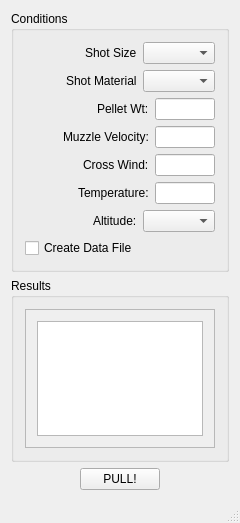
<?xml version="1.0" encoding="UTF-8"?>
<ui version="4.0">
 <class>Shotgunner</class>
 <widget class="QMainWindow" name="Shotgunner">
  <property name="geometry">
   <rect>
    <x>0</x>
    <y>0</y>
    <width>240</width>
    <height>523</height>
   </rect>
  </property>
  <property name="windowTitle">
   <string>External Ballistics Simulator</string>
  </property>
  <widget class="QWidget" name="centralWidget">
   <layout class="QVBoxLayout" name="verticalLayout_6">
    <item>
     <widget class="QGroupBox" name="groupBox">
      <property name="maximumSize">
       <size>
        <width>250</width>
        <height>16777215</height>
       </size>
      </property>
      <property name="title">
       <string>Conditions</string>
      </property>
      <layout class="QVBoxLayout" name="verticalLayout_5">
       <item>
        <layout class="QVBoxLayout" name="verticalLayout">
         <item>
          <layout class="QHBoxLayout" name="horizontalLayout">
           <item>
            <spacer name="horizontalSpacer">
             <property name="orientation">
              <enum>Qt::Horizontal</enum>
             </property>
             <property name="sizeHint" stdset="0">
              <size>
               <width>40</width>
               <height>20</height>
              </size>
             </property>
            </spacer>
           </item>
           <item>
            <widget class="QLabel" name="label">
             <property name="text">
              <string>Shot Size</string>
             </property>
            </widget>
           </item>
           <item>
            <widget class="QComboBox" name="mShotSize"/>
           </item>
          </layout>
         </item>
         <item>
          <layout class="QHBoxLayout" name="horizontalLayout_4">
           <item>
            <spacer name="horizontalSpacer_5">
             <property name="orientation">
              <enum>Qt::Horizontal</enum>
             </property>
             <property name="sizeHint" stdset="0">
              <size>
               <width>40</width>
               <height>20</height>
              </size>
             </property>
            </spacer>
           </item>
           <item>
            <widget class="QLabel" name="label_4">
             <property name="text">
              <string>Shot Material</string>
             </property>
            </widget>
           </item>
           <item>
            <widget class="QComboBox" name="mShotType"/>
           </item>
          </layout>
         </item>
         <item>
          <layout class="QHBoxLayout" name="horizontalLayout_2">
           <item>
            <spacer name="horizontalSpacer_2">
             <property name="orientation">
              <enum>Qt::Horizontal</enum>
             </property>
             <property name="sizeHint" stdset="0">
              <size>
               <width>40</width>
               <height>20</height>
              </size>
             </property>
            </spacer>
           </item>
           <item>
            <widget class="QLabel" name="label_2">
             <property name="text">
              <string>Pellet Wt:</string>
             </property>
            </widget>
           </item>
           <item>
            <widget class="QLineEdit" name="mEditWeight">
             <property name="sizePolicy">
              <sizepolicy hsizetype="Fixed" vsizetype="Fixed">
               <horstretch>0</horstretch>
               <verstretch>0</verstretch>
              </sizepolicy>
             </property>
             <property name="maximumSize">
              <size>
               <width>60</width>
               <height>16777215</height>
              </size>
             </property>
             <property name="statusTip">
              <string>Weight, in grains</string>
             </property>
            </widget>
           </item>
          </layout>
         </item>
         <item>
          <layout class="QHBoxLayout" name="horizontalLayout_3">
           <item>
            <spacer name="horizontalSpacer_3">
             <property name="orientation">
              <enum>Qt::Horizontal</enum>
             </property>
             <property name="sizeHint" stdset="0">
              <size>
               <width>40</width>
               <height>20</height>
              </size>
             </property>
            </spacer>
           </item>
           <item>
            <widget class="QLabel" name="label_3">
             <property name="text">
              <string>Muzzle Velocity:</string>
             </property>
            </widget>
           </item>
           <item>
            <widget class="QLineEdit" name="mEditVelocity">
             <property name="sizePolicy">
              <sizepolicy hsizetype="Fixed" vsizetype="Fixed">
               <horstretch>0</horstretch>
               <verstretch>0</verstretch>
              </sizepolicy>
             </property>
             <property name="maximumSize">
              <size>
               <width>60</width>
               <height>16777215</height>
              </size>
             </property>
             <property name="statusTip">
              <string>MV in fps</string>
             </property>
             <property name="text">
              <string/>
             </property>
            </widget>
           </item>
          </layout>
         </item>
         <item>
          <layout class="QHBoxLayout" name="horizontalLayout_6">
           <item>
            <spacer name="horizontalSpacer_6">
             <property name="orientation">
              <enum>Qt::Horizontal</enum>
             </property>
             <property name="sizeHint" stdset="0">
              <size>
               <width>40</width>
               <height>20</height>
              </size>
             </property>
            </spacer>
           </item>
           <item>
            <widget class="QLabel" name="label_6">
             <property name="text">
              <string>Cross Wind:</string>
             </property>
            </widget>
           </item>
           <item>
            <widget class="QLineEdit" name="mEditWind">
             <property name="sizePolicy">
              <sizepolicy hsizetype="Fixed" vsizetype="Fixed">
               <horstretch>0</horstretch>
               <verstretch>0</verstretch>
              </sizepolicy>
             </property>
             <property name="maximumSize">
              <size>
               <width>60</width>
               <height>16777215</height>
              </size>
             </property>
             <property name="statusTip">
              <string>Cross wind in mph</string>
             </property>
            </widget>
           </item>
          </layout>
         </item>
         <item>
          <layout class="QHBoxLayout" name="horizontalLayout_9">
           <item>
            <spacer name="horizontalSpacer_9">
             <property name="orientation">
              <enum>Qt::Horizontal</enum>
             </property>
             <property name="sizeHint" stdset="0">
              <size>
               <width>40</width>
               <height>20</height>
              </size>
             </property>
            </spacer>
           </item>
           <item>
            <widget class="QLabel" name="label_8">
             <property name="text">
              <string>Temperature:</string>
             </property>
            </widget>
           </item>
           <item>
            <widget class="QLineEdit" name="mEditTemp">
             <property name="sizePolicy">
              <sizepolicy hsizetype="Fixed" vsizetype="Fixed">
               <horstretch>0</horstretch>
               <verstretch>0</verstretch>
              </sizepolicy>
             </property>
             <property name="maximumSize">
              <size>
               <width>60</width>
               <height>16777215</height>
              </size>
             </property>
             <property name="statusTip">
              <string>Sight-in distance, in yards</string>
             </property>
            </widget>
           </item>
          </layout>
         </item>
         <item>
          <layout class="QHBoxLayout" name="horizontalLayout_10">
           <item>
            <spacer name="horizontalSpacer_10">
             <property name="orientation">
              <enum>Qt::Horizontal</enum>
             </property>
             <property name="sizeHint" stdset="0">
              <size>
               <width>40</width>
               <height>20</height>
              </size>
             </property>
            </spacer>
           </item>
           <item>
            <widget class="QLabel" name="label_7">
             <property name="text">
              <string>Altitude:</string>
             </property>
            </widget>
           </item>
           <item>
            <widget class="QComboBox" name="mAltitude"/>
           </item>
          </layout>
         </item>
         <item>
          <layout class="QVBoxLayout" name="verticalLayout_4">
           <item>
            <layout class="QHBoxLayout" name="horizontalLayout_8">
             <item>
              <widget class="QCheckBox" name="mCreateFile">
               <property name="statusTip">
                <string>Create a file for a spreadsheet</string>
               </property>
               <property name="text">
                <string>Create Data File</string>
               </property>
              </widget>
             </item>
             <item>
              <spacer name="horizontalSpacer_8">
               <property name="orientation">
                <enum>Qt::Horizontal</enum>
               </property>
               <property name="sizeHint" stdset="0">
                <size>
                 <width>40</width>
                 <height>20</height>
                </size>
               </property>
              </spacer>
             </item>
            </layout>
           </item>
          </layout>
         </item>
        </layout>
       </item>
      </layout>
     </widget>
    </item>
    <item>
     <widget class="QGroupBox" name="groupBox_2">
      <property name="title">
       <string>Results</string>
      </property>
      <layout class="QVBoxLayout" name="verticalLayout_3">
       <item>
        <widget class="QScrollArea" name="scrollArea">
         <property name="widgetResizable">
          <bool>true</bool>
         </property>
         <widget class="QWidget" name="scrollAreaWidgetContents">
          <property name="geometry">
           <rect>
            <x>0</x>
            <y>0</y>
            <width>200</width>
            <height>158</height>
           </rect>
          </property>
          <layout class="QVBoxLayout" name="verticalLayout_2">
           <item>
            <widget class="QTextBrowser" name="mShowResults"/>
           </item>
          </layout>
         </widget>
        </widget>
       </item>
      </layout>
     </widget>
    </item>
    <item>
     <layout class="QHBoxLayout" name="horizontalLayout_7">
      <item>
       <spacer name="horizontalSpacer_4">
        <property name="orientation">
         <enum>Qt::Horizontal</enum>
        </property>
        <property name="sizeHint" stdset="0">
         <size>
          <width>40</width>
          <height>20</height>
         </size>
        </property>
       </spacer>
      </item>
      <item>
       <widget class="QPushButton" name="mRunSimulation">
        <property name="statusTip">
         <string>Click to start simulation</string>
        </property>
        <property name="text">
         <string>PULL!</string>
        </property>
       </widget>
      </item>
      <item>
       <spacer name="horizontalSpacer_7">
        <property name="orientation">
         <enum>Qt::Horizontal</enum>
        </property>
        <property name="sizeHint" stdset="0">
         <size>
          <width>40</width>
          <height>20</height>
         </size>
        </property>
       </spacer>
      </item>
     </layout>
    </item>
   </layout>
  </widget>
  <widget class="QStatusBar" name="statusBar"/>
  <action name="mActShowForce">
   <property name="text">
    <string>Show Force Data</string>
   </property>
  </action>
 </widget>
 <layoutdefault spacing="6" margin="11"/>
 <resources/>
 <connections/>
</ui>
